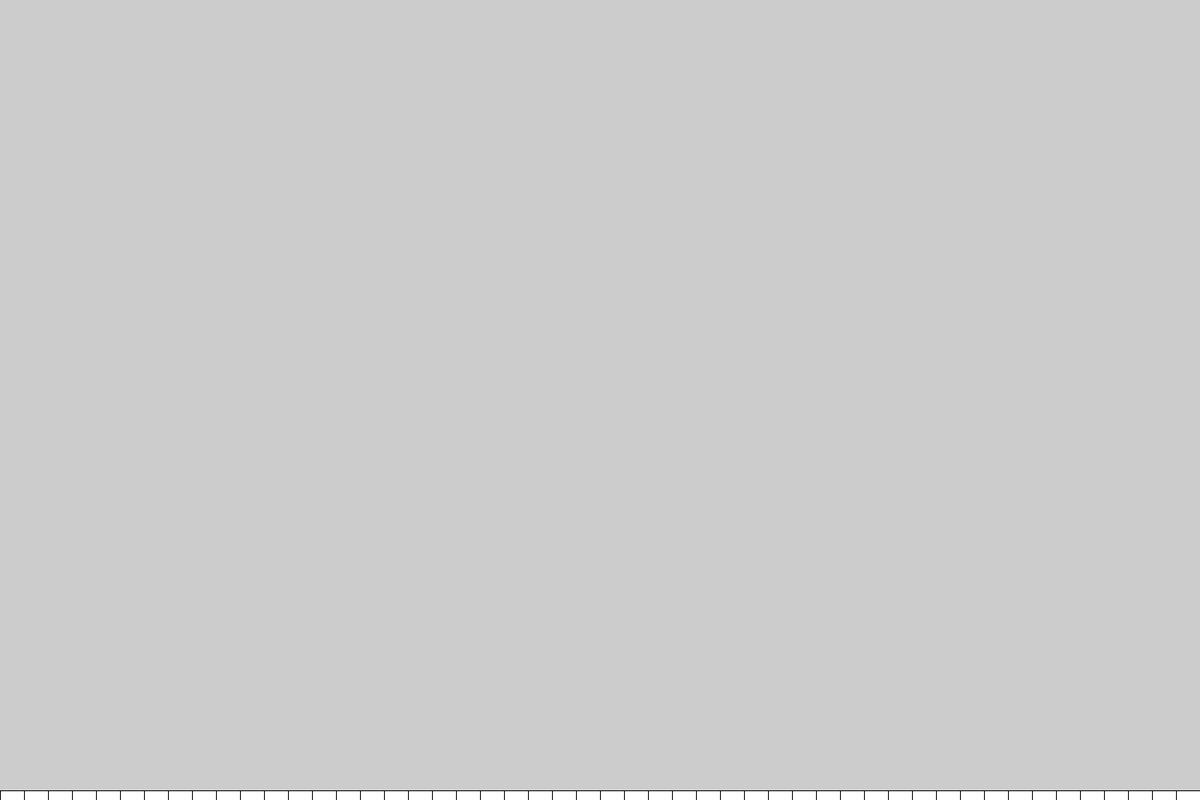
Frame 1 (no input)
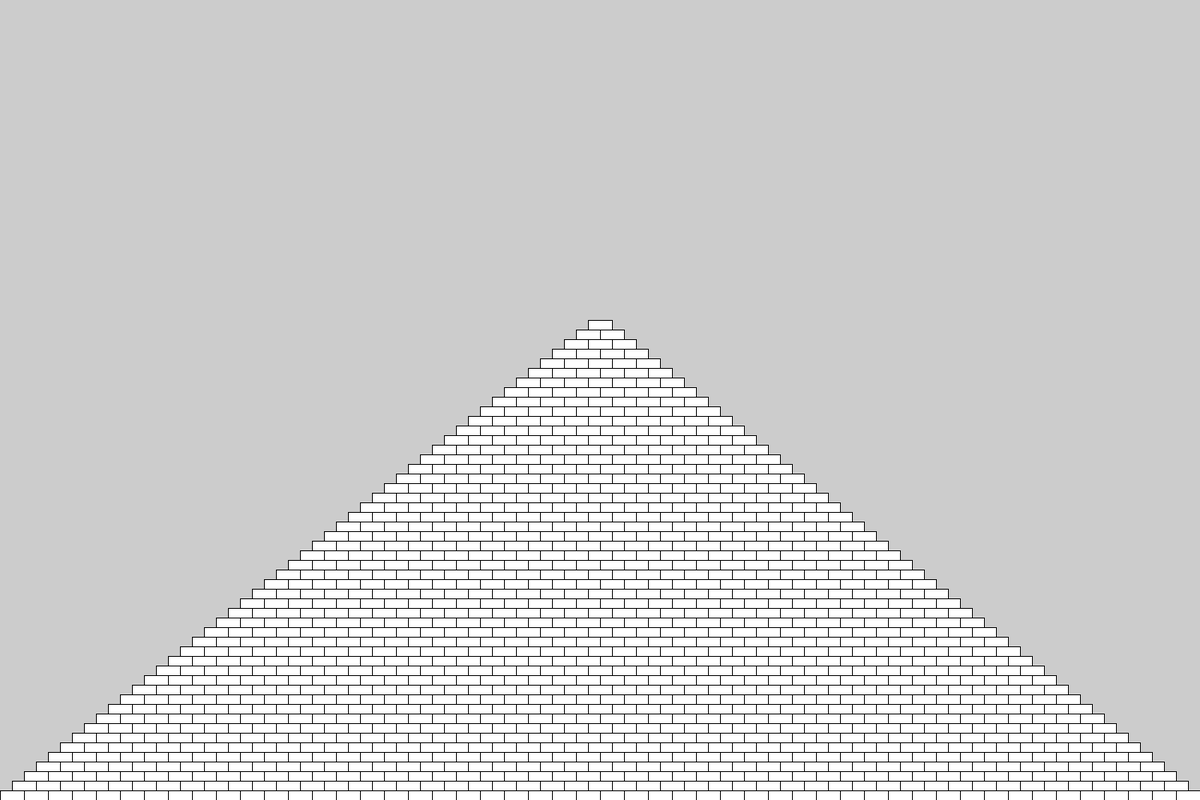
Frame 60 (the mouse pressed at the canvas centre just before this capture)
Frame 120 (the mouse held since frame 60 and released just before this capture): identical to frame 60, image omitted

The Processing sketch that drew these frames (run headless with seeded random() and noise(); from frame 60 on, the mouse is pressed at the canvas centre):

// Processing sketch: stanfordPyramidChallenge
// ── stanfordPyramidChallenge.pde
int BRICK_WIDTH = 30;
int BRICK_WIDTH2 = 30;
int BRICK_HEIGHT = 12;
int BRICK_HEIGHT2 = 12;
int BRICKS_IN_BASE = 50;
int w = 1;
int x = 1500;
int y = 1000;
int mid = (x - BRICKS_IN_BASE*BRICK_WIDTH) / 2 -30;
void setup(){
 size(1500, 1000); 
}
void draw(){

for(int j = 0; j < BRICKS_IN_BASE; j++){ //<>//
  for(int i = 0; i < BRICKS_IN_BASE; i++){
     rect( x + BRICK_WIDTH2 + mid, y - BRICK_HEIGHT , BRICK_WIDTH, BRICK_HEIGHT);
   x = (BRICK_WIDTH*i);
   
  }
}
  x=0;
 
   BRICKS_IN_BASE -= 1;
  y -= BRICK_HEIGHT2;
  BRICK_WIDTH2 += BRICK_WIDTH/2;
 

}
